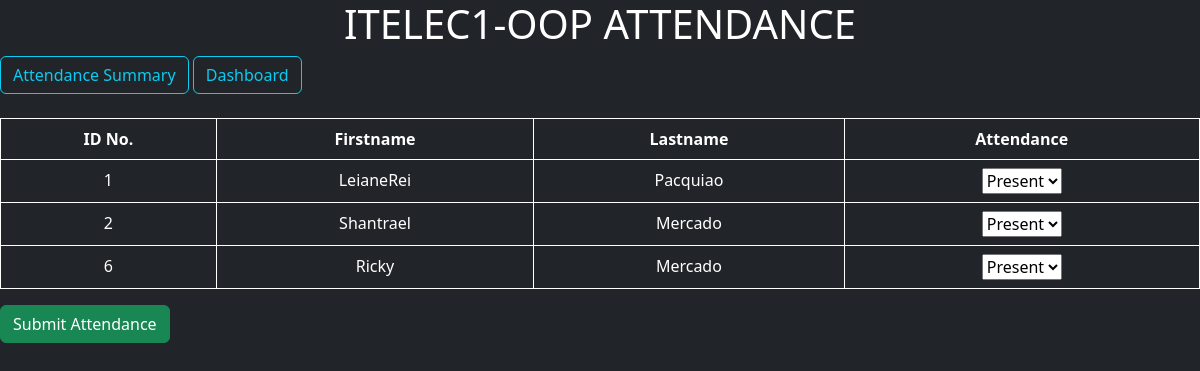
Screenshot of /attendance.php (signed in) with the database file from the repository.
### tables this page shows
CREATE TABLE `tbl_students` (
  `student_ID` int(11) NOT NULL,
  `first_name` varchar(20) NOT NULL,
  `middle_name` varchar(20) NOT NULL,
  `last_name` varchar(20) NOT NULL,
  `address` varchar(50) DEFAULT NULL,
  `contact_number` varchar(11) DEFAULT NULL,
  `photo_path` varchar(255) DEFAULT NULL,
  `attendance` enum('Present','Absent') DEFAULT 'Absent'
);

### attendance.php (the view, shortened to what this page needs)
<!DOCTYPE html>
<html lang="en">
<head>
    <link rel="stylesheet" href="bootstrap.css">
</head>
<body class="bg-dark">
    <?php require 'connection.php'; ?>
    <?php
        $sql = "SELECT * FROM tbl_students";
        $result = $conn->query($sql);
    ?>
    <h1 style="text-align: center; color: white;">ITELEC1-OOP ATTENDANCE</h1>
    <a href="attendance_summary.php" class="btn btn-outline-info">Attendance Summary</a>
    <a href="dashboard.php" class="btn btn-outline-info">Dashboard</a><br><br>
    <form action="<?php echo $_SERVER['PHP_SELF']; ?>" method="POST">
        <table border="1" class="table table-dark">
            <tr>
                <th>ID No.</th>
                <th>Firstname</th>
                <th>Lastname</th>
                <th class="attendance-column">Attendance</th>
            </tr>
            <?php
                if($result->num_rows > 0){
                    while ($row = $result -> fetch_assoc()){
                        echo "<tr>";
                        echo "<td>".$row["student_ID"]."</td>";
                        echo "<td>".$row["first_name"]. "</td>";
                        echo "<td>".$row["last_name"]. "</td>";
                        echo "<td class='attendance-column'>";
                        echo "<select name='attendance[".$row["student_ID"]."]'>";
                        echo "<option value = 'Present'>Present</option>";
                        echo "</select>";
                        echo "</td>";
                        echo "</tr>";
                    }
                } else{
                    echo "<tr><td colspan='4'> No records found </td></tr>";
                }
            ?>
        </table>
            <button type="submit" name="submit" class="btn btn-success">Submit Attendance</button>
    </form>
</body>
</html>

### attendance.php (style rules this page uses)
th, td { border: solid 1px; text-align: center; }

### rows the page displays
tbl_students: student_ID "1", first_name "LeianeRei", last_name "Pacquiao", student_ID "Present"
tbl_students: student_ID "2", first_name "Shantrael", last_name "Mercado", student_ID "Present"
tbl_students: student_ID "6", first_name "Ricky", last_name "Mercado", student_ID "Present"
